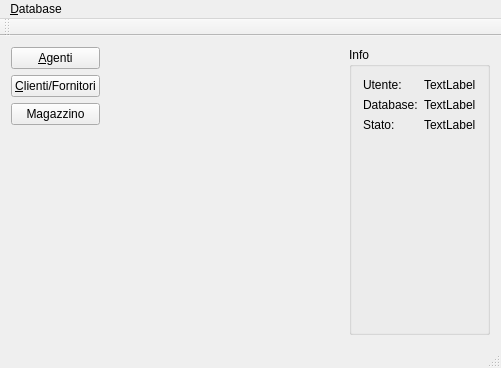
<?xml version="1.0" encoding="UTF-8"?>
<ui version="4.0">
 <class>MainWindow</class>
 <widget class="QMainWindow" name="MainWindow">
  <property name="geometry">
   <rect>
    <x>0</x>
    <y>0</y>
    <width>501</width>
    <height>368</height>
   </rect>
  </property>
  <property name="windowTitle">
   <string>Gestionale</string>
  </property>
  <widget class="QWidget" name="centralWidget">
   <layout class="QHBoxLayout" name="horizontalLayout">
    <item>
     <layout class="QVBoxLayout" name="verticalLayout_2">
      <item>
       <widget class="QPushButton" name="agentiButton">
        <property name="text">
         <string>&amp;Agenti</string>
        </property>
       </widget>
      </item>
      <item>
       <widget class="QPushButton" name="clnFrnButton">
        <property name="text">
         <string>&amp;Clienti/Fornitori</string>
        </property>
       </widget>
      </item>
      <item>
       <widget class="QPushButton" name="magazzinoButton">
        <property name="text">
         <string>Magazzino</string>
        </property>
       </widget>
      </item>
      <item>
       <spacer name="verticalSpacer_2">
        <property name="orientation">
         <enum>Qt::Vertical</enum>
        </property>
        <property name="sizeHint" stdset="0">
         <size>
          <width>20</width>
          <height>40</height>
         </size>
        </property>
       </spacer>
      </item>
     </layout>
    </item>
    <item>
     <spacer name="horizontalSpacer">
      <property name="orientation">
       <enum>Qt::Horizontal</enum>
      </property>
      <property name="sizeHint" stdset="0">
       <size>
        <width>251</width>
        <height>20</height>
       </size>
      </property>
     </spacer>
    </item>
    <item>
     <widget class="QGroupBox" name="groupBox">
      <property name="title">
       <string>Info</string>
      </property>
      <property name="flat">
       <bool>false</bool>
      </property>
      <layout class="QVBoxLayout" name="verticalLayout">
       <item>
        <layout class="QFormLayout" name="formLayout">
         <property name="fieldGrowthPolicy">
          <enum>QFormLayout::AllNonFixedFieldsGrow</enum>
         </property>
         <item row="0" column="0">
          <widget class="QLabel" name="label">
           <property name="text">
            <string>Utente:</string>
           </property>
          </widget>
         </item>
         <item row="0" column="1">
          <widget class="QLabel" name="db_user">
           <property name="text">
            <string>TextLabel</string>
           </property>
          </widget>
         </item>
         <item row="1" column="0">
          <widget class="QLabel" name="label_2">
           <property name="text">
            <string>Database:</string>
           </property>
          </widget>
         </item>
         <item row="1" column="1">
          <widget class="QLabel" name="db_name">
           <property name="text">
            <string>TextLabel</string>
           </property>
          </widget>
         </item>
         <item row="2" column="0">
          <widget class="QLabel" name="label_3">
           <property name="text">
            <string>Stato:</string>
           </property>
          </widget>
         </item>
         <item row="2" column="1">
          <widget class="QLabel" name="db_status">
           <property name="text">
            <string>TextLabel</string>
           </property>
          </widget>
         </item>
        </layout>
       </item>
       <item>
        <spacer name="verticalSpacer">
         <property name="orientation">
          <enum>Qt::Vertical</enum>
         </property>
         <property name="sizeHint" stdset="0">
          <size>
           <width>20</width>
           <height>40</height>
          </size>
         </property>
        </spacer>
       </item>
      </layout>
     </widget>
    </item>
   </layout>
  </widget>
  <widget class="QMenuBar" name="menuBar">
   <property name="geometry">
    <rect>
     <x>0</x>
     <y>0</y>
     <width>501</width>
     <height>19</height>
    </rect>
   </property>
   <widget class="QMenu" name="menuDatabase">
    <property name="title">
     <string>&amp;Database</string>
    </property>
    <addaction name="actionLogin"/>
    <addaction name="actionSetup_Connection"/>
    <addaction name="actionSetup_Table"/>
    <addaction name="actionConfigura_Azienda"/>
   </widget>
   <addaction name="menuDatabase"/>
  </widget>
  <widget class="QToolBar" name="mainToolBar">
   <attribute name="toolBarArea">
    <enum>TopToolBarArea</enum>
   </attribute>
   <attribute name="toolBarBreak">
    <bool>false</bool>
   </attribute>
  </widget>
  <widget class="QStatusBar" name="statusBar"/>
  <action name="actionLogin">
   <property name="text">
    <string>&amp;Login</string>
   </property>
  </action>
  <action name="actionSetup_Connection">
   <property name="text">
    <string>&amp;Connessione</string>
   </property>
  </action>
  <action name="actionSetup_Table">
   <property name="text">
    <string>C&amp;onfigura Tabelle</string>
   </property>
  </action>
  <action name="actionConfigura_Azienda">
   <property name="text">
    <string>Configura Azienda</string>
   </property>
  </action>
 </widget>
 <layoutdefault spacing="6" margin="11"/>
 <resources/>
 <connections>
  <connection>
   <sender>actionLogin</sender>
   <signal>triggered()</signal>
   <receiver>MainWindow</receiver>
   <slot>launchLoginDlg()</slot>
   <hints>
    <hint type="sourcelabel">
     <x>-1</x>
     <y>-1</y>
    </hint>
    <hint type="destinationlabel">
     <x>222</x>
     <y>164</y>
    </hint>
   </hints>
  </connection>
  <connection>
   <sender>actionSetup_Connection</sender>
   <signal>triggered()</signal>
   <receiver>MainWindow</receiver>
   <slot>launchConnectionSetupDlg()</slot>
   <hints>
    <hint type="sourcelabel">
     <x>-1</x>
     <y>-1</y>
    </hint>
    <hint type="destinationlabel">
     <x>222</x>
     <y>164</y>
    </hint>
   </hints>
  </connection>
  <connection>
   <sender>actionSetup_Table</sender>
   <signal>triggered()</signal>
   <receiver>MainWindow</receiver>
   <slot>launchTableSetupDlg()</slot>
   <hints>
    <hint type="sourcelabel">
     <x>-1</x>
     <y>-1</y>
    </hint>
    <hint type="destinationlabel">
     <x>222</x>
     <y>164</y>
    </hint>
   </hints>
  </connection>
  <connection>
   <sender>agentiButton</sender>
   <signal>clicked()</signal>
   <receiver>MainWindow</receiver>
   <slot>launchAgentiViewDlg()</slot>
   <hints>
    <hint type="sourcelabel">
     <x>88</x>
     <y>69</y>
    </hint>
    <hint type="destinationlabel">
     <x>78</x>
     <y>207</y>
    </hint>
   </hints>
  </connection>
  <connection>
   <sender>clnFrnButton</sender>
   <signal>clicked()</signal>
   <receiver>MainWindow</receiver>
   <slot>launchAnagraficaDlg()</slot>
   <hints>
    <hint type="sourcelabel">
     <x>110</x>
     <y>98</y>
    </hint>
    <hint type="destinationlabel">
     <x>115</x>
     <y>132</y>
    </hint>
   </hints>
  </connection>
  <connection>
   <sender>actionConfigura_Azienda</sender>
   <signal>triggered()</signal>
   <receiver>MainWindow</receiver>
   <slot>launchAziendaDlg()</slot>
   <hints>
    <hint type="sourcelabel">
     <x>-1</x>
     <y>-1</y>
    </hint>
    <hint type="destinationlabel">
     <x>250</x>
     <y>183</y>
    </hint>
   </hints>
  </connection>
  <connection>
   <sender>magazzinoButton</sender>
   <signal>clicked()</signal>
   <receiver>MainWindow</receiver>
   <slot>launchMagazzinoDlg()</slot>
   <hints>
    <hint type="sourcelabel">
     <x>59</x>
     <y>122</y>
    </hint>
    <hint type="destinationlabel">
     <x>154</x>
     <y>113</y>
    </hint>
   </hints>
  </connection>
 </connections>
 <slots>
  <slot>launchLoginDlg()</slot>
  <slot>launchConnectionSetupDlg()</slot>
  <slot>launchTableSetupDlg()</slot>
  <slot>launchAgentiViewDlg()</slot>
  <slot>launchAnagraficaDlg()</slot>
  <slot>launchAziendaDlg()</slot>
  <slot>launchMagazzinoDlg()</slot>
 </slots>
</ui>
